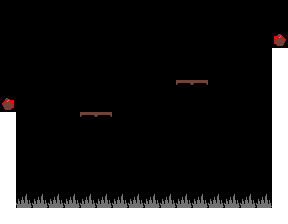

Tiled map render using the project's own tile images. Description and the whole map definition, tile-layer contents included, below:
An orthogonal 18x14 tile map with 16x16 px tiles, 2 tile layers (Tile Layer 1, Tile Layer 2).

<map version="1.10" tiledversion="1.11.2" orientation="orthogonal" renderorder="right-up" width="18" height="14" tilewidth="16" tileheight="16" infinite="0" nextlayerid="3" nextobjectid="1">
 <tileset firstgid="1" source="../../tiletypes.tsx" />
 <layer id="1" name="Tile Layer 1" width="18" height="14">
  <data encoding="csv">
0,0,0,0,0,0,0,0,0,0,0,0,0,0,0,0,0,0,
0,0,0,0,0,0,0,0,0,0,0,0,0,0,0,0,0,0,
0,0,0,0,0,0,0,0,0,0,0,0,0,0,0,0,0,9,
0,0,0,0,0,0,0,0,0,0,0,0,0,0,0,0,0,1,
0,0,0,0,0,0,0,0,0,0,0,0,0,0,0,0,0,1,
0,0,0,0,0,0,0,0,0,0,0,17,17,0,0,0,0,1,
10,0,0,0,0,0,0,0,0,0,0,0,0,0,0,0,0,1,
1,0,0,0,0,17,17,0,0,0,0,0,0,0,0,0,0,1,
1,0,0,0,0,0,0,0,0,0,0,0,0,0,0,0,0,1,
1,0,0,0,0,0,0,0,0,0,0,0,0,0,0,0,0,1,
1,0,0,0,0,0,0,0,0,0,0,0,0,0,0,0,0,1,
1,0,0,0,0,0,0,0,0,0,0,0,0,0,0,0,0,1,
1,19,19,19,19,19,19,19,19,19,19,19,19,19,19,19,19,1,
1,1,1,1,1,1,1,1,1,1,1,1,1,1,1,1,1,1
</data>
 </layer>
 <layer id="2" name="Tile Layer 2" width="18" height="14">
  <data encoding="csv">
0,0,0,0,0,0,0,0,0,0,0,0,0,0,0,0,0,0,
0,0,0,0,0,0,0,0,0,0,0,0,0,0,0,0,0,0,
0,0,0,0,0,0,0,0,0,0,0,0,0,0,0,0,0,25,
0,0,0,0,0,0,0,0,0,0,0,0,0,0,0,0,0,0,
0,0,0,0,0,0,0,0,0,0,0,0,0,0,0,0,0,0,
0,0,0,0,0,0,0,0,0,0,0,0,0,0,0,0,0,0,
25,0,0,0,0,0,0,0,0,0,0,0,0,0,0,0,0,0,
0,0,0,0,0,0,0,0,0,0,0,0,0,0,0,0,0,0,
0,0,0,0,0,0,0,0,0,0,0,0,0,0,0,0,0,0,
0,0,0,0,0,0,0,0,0,0,0,0,0,0,0,0,0,0,
0,0,0,0,0,0,0,0,0,0,0,0,0,0,0,0,0,0,
0,0,0,0,0,0,0,0,0,0,0,0,0,0,0,0,0,0,
0,0,0,0,0,0,0,0,0,0,0,0,0,0,0,0,0,0,
0,0,0,0,0,0,0,0,0,0,0,0,0,0,0,0,0,0
</data>
 </layer>
</map>
